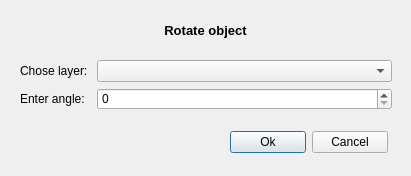
<?xml version="1.0" encoding="UTF-8"?>
<ui version="4.0">
 <class>RotateObjectDialogBase</class>
 <widget class="QDialog" name="RotateObjectDialogBase">
  <property name="geometry">
   <rect>
    <x>0</x>
    <y>0</y>
    <width>411</width>
    <height>176</height>
   </rect>
  </property>
  <property name="windowTitle">
   <string>Rotate Object</string>
  </property>
  <widget class="QLabel" name="label">
   <property name="geometry">
    <rect>
     <x>20</x>
     <y>10</y>
     <width>371</width>
     <height>41</height>
    </rect>
   </property>
   <property name="font">
    <font>
     <pointsize>10</pointsize>
     <weight>75</weight>
     <bold>true</bold>
     <stylestrategy>PreferDefault</stylestrategy>
    </font>
   </property>
   <property name="text">
    <string>Rotate object</string>
   </property>
   <property name="alignment">
    <set>Qt::AlignCenter</set>
   </property>
  </widget>
  <widget class="QWidget" name="layoutWidget">
   <property name="geometry">
    <rect>
     <x>20</x>
     <y>60</y>
     <width>372</width>
     <height>50</height>
    </rect>
   </property>
   <layout class="QGridLayout" name="gridLayout">
    <item row="0" column="0">
     <widget class="QLabel" name="label_layer">
      <property name="sizePolicy">
       <sizepolicy hsizetype="Fixed" vsizetype="Preferred">
        <horstretch>0</horstretch>
        <verstretch>0</verstretch>
       </sizepolicy>
      </property>
      <property name="text">
       <string>Chose layer: </string>
      </property>
     </widget>
    </item>
    <item row="1" column="0">
     <widget class="QLabel" name="label_angle">
      <property name="text">
       <string>Enter angle:</string>
      </property>
     </widget>
    </item>
    <item row="1" column="1">
     <widget class="QSpinBox" name="angle"/>
    </item>
    <item row="0" column="1">
     <widget class="QgsMapLayerComboBox" name="layer"/>
    </item>
   </layout>
  </widget>
  <widget class="QWidget" name="">
   <property name="geometry">
    <rect>
     <x>230</x>
     <y>130</y>
     <width>158</width>
     <height>25</height>
    </rect>
   </property>
   <layout class="QHBoxLayout" name="horizontalLayout">
    <item>
     <widget class="QPushButton" name="btn_ok">
      <property name="text">
       <string>Ok</string>
      </property>
     </widget>
    </item>
    <item>
     <widget class="QPushButton" name="btn_cancel">
      <property name="text">
       <string>Cancel</string>
      </property>
     </widget>
    </item>
   </layout>
  </widget>
 </widget>
 <customwidgets>
  <customwidget>
   <class>QgsMapLayerComboBox</class>
   <extends>QComboBox</extends>
   <header>qgsmaplayercombobox.h</header>
  </customwidget>
 </customwidgets>
 <resources/>
 <connections/>
</ui>
